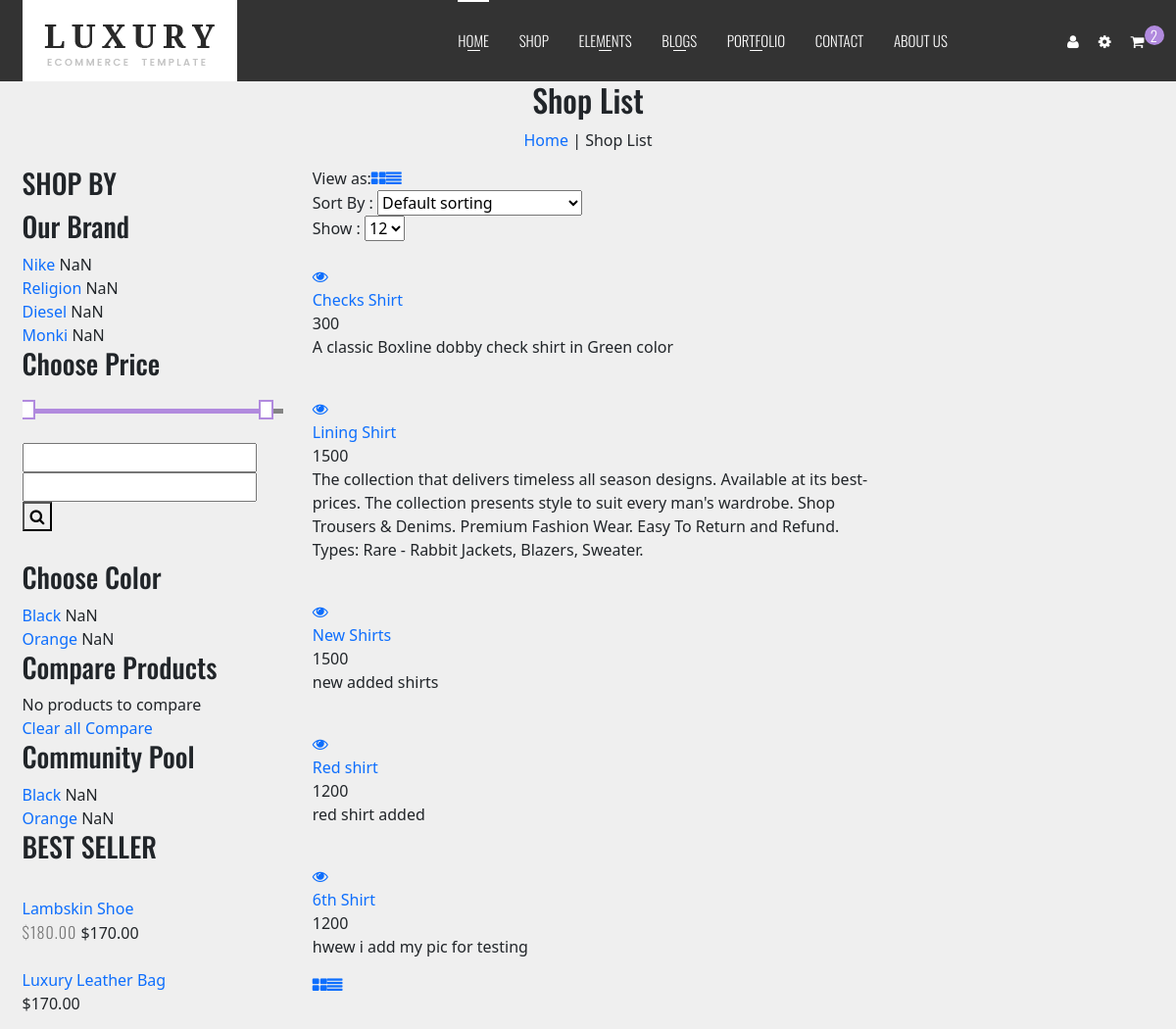
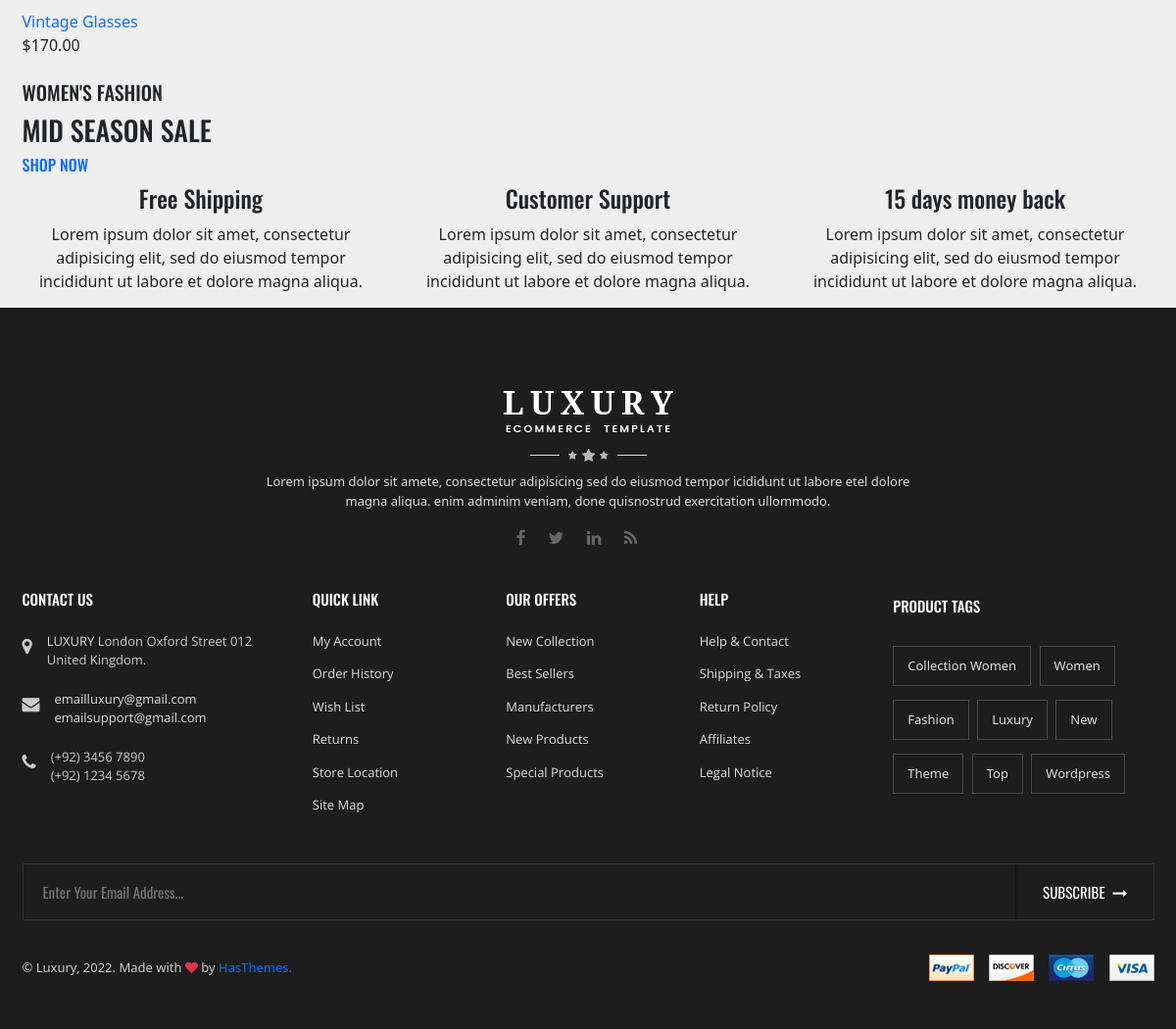
The app's page /shop_list/1/ with its own data (2 pictures, top to bottom).
### client/models.py (models this page shows)
class product(models.Model):
    sub_category_id = models.ForeignKey(
        sub_category, on_delete=models.CASCADE, null=True)
    product_name = models.CharField(max_length=250)
    price = models.IntegerField()
    color = models.CharField(max_length=20, choices=color_choice, default='w')
    image = models.FileField()
    description = models.TextField()
    size = models.CharField(max_length=150)

### client/views.py (the view)
# urls.py: path('shop_list/<int:id>/', views.shop_list, name='shop_list'),
def shop_list(request, id):
    get_products = product.objects.filter(sub_category_id=id)
    object_list = product.objects.filter()
    sub_categories = sub_category.objects.filter()
    print(get_products)
    return render(request, 'shop-list.html', {'get_products': get_products, 'object_list': object_list, 'sub_categories': sub_categories})

### template/shop-list.html (shortened to what this page needs)
{% extends 'header.html' %}
{% block content %}
{% load static %}
		<section class="contact-img-area">
            <div class="container">
                <div class="row">
                    <div class="col-md-12 text-center">
                        <div class="con-text">
                            <h2 class="page-title">Shop List</h2>
                            <p><a href="#">Home</a> | Shop List</p>
                        </div>
                    </div>
                </div>
            </div>
        </section>
		<section class="pages products-page section-padding-top">
			<div class="container">
				<div class="row">
				    <div class="col-md-4 col-lg-3 col-sm-12">
                        <div class="all-shop-sidebar">
                            <div class="top-shop-sidebar">
                                <h3 class="wg-title">SHOP BY</h3>
                            </div>
                            <div class="shop-one">
                                <h3 class="wg-title2">Our Brand</h3>
                                <ul class="product-categories">
                                    <li class="cat-item">
                                        <a href="#">Nike</a>
                                        <span class="count">(1)</span>
                                    </li>
                                    <li class="cat-item">
                                        <a href="#">Religion</a>
                                        <span class="count">(1)</span>
                                    </li>
                                    <li class="cat-item-10">
                                        <a href="#">Diesel</a>
                                        <span class="count">(1)</span>
                                    </li>
                                    <li class="cat-item">
                                        <a href="#">Monki</a>
                                        <span class="count">(1)</span>
                                    </li>
                                </ul>
                            </div>
                            <div class="shop-one re-shop-one">
                                <h3 class="wg-title2">Choose Price</h3>
                                <div class="widget shop-filter">
                                    <div class="info_widget">
                                        <div class="price_filter">
                                            <div id="slider-range"></div>
                                            <div id="amount">
                                                <input type="text" name="first_price" class="first_price" />
                                                <input type="text" name="last_price" class="last_price"/>
                                                <button class="button-shop" type="submit"><i class="fa fa-search search-icon"></i></button>
                                            </div>
                                        </div>
                                    </div>
                                </div>
                            </div>
                            <div class="shop-one re-shop-one">
                                <h3 class="wg-title2">Choose Color</h3>
                                <ul class="product-categories">
                                    <li class="cat-item cat-item-11">
                                        <a href="#">Black</a>
                                        <span class="count">(1)</span>
                                    </li>
                                    <li class="cat-item cat-item-8">
                                        <a href="#">Orange</a>
                                        <span class="count">(1)</span>
                                    </li>
                                </ul>
                            </div>
                            <div class="top-shop-sidebar sim">
                                <h3 class="wg-title">Compare Products</h3>
                                <ul class="products-list">
                                    <li class="cat-item cat-item-11">No products to compare</li>
                                </ul>
                                <a class="clear-all" href="#">Clear all</a>
                                <a class="blog8" href="#">Compare</a>
                            </div>
                            <div class="top-shop-sidebar sim2">
                                <h3 class="wg-title">Community Pool</h3>
                            </div>
                            <div class="shop-one">
                                <ul class="product-categories">
                                    <li class="cat-item cat-item-11">
                                        <a href="#">Black</a>
                                        <span class="count">(1)</span>
                                    </li>
                                    <li class="cat-item cat-item-8">
                                        <a href="#">Orange</a>
                                        <span class="count">(1)</span>
                                    </li>
                                </ul>
                            </div>
                            <div class="top-shop-sidebar an-shop">
                                <h3 class="wg-title">BEST SELLER</h3>
                                <ul>
                                   <li class="b-none">
                                        <div class="tb-recent-thumbb">
                                        </div>
                                        <div class="tb-recentb">
                                            <div class="tb-beg">
                                                <a href="#">Lambskin Shoe</a>
                                            </div>
                                            <div class="tb-product-price font-noraure-3">
                                                <span class="amount">$180.00</span>
                                                <span class="amount2 ana">$170.00</span>
                                            </div>
                                        </div>
                                    </li>
                                   <li class="b-none">
                                        <div class="tb-recent-thumbb">
                                        </div>
                                        <div class="tb-recentb">
                                            <div class="tb-beg">
                                                <a href="#">Luxury Leather Bag</a>
                                            </div>
                                            <div class="tb-product-price font-noraure-3">
                                                <span class="amount2 ana">$170.00</span>
                                            </div>
                                        </div>
                                    </li>
                                   <li class="b-none agn">
                                        <div class="tb-recent-thumbb">
                                        </div>
                                        <div class="tb-recentb">
                                            <div class="tb-beg">
                                                <a href="#">Vintage Glasses</a>
                                            </div>
                                            <div class="tb-product-price font-noraure-3">
                                                <span class="amount2 ana">$170.00</span>
                                            </div>
                                        </div>
                                    </li>
                               </ul>
                            </div>
                            <div class="ro-info-box-wrap tpl3 st">
                                <div class="tb-image">
                                </div>
                                <div class="tb-content">
                                    <div class="tb-content-inner an-inner">
                                        <h5>WOMEN'S FASHION</h5>
                                        <h3>MID SEASON SALE</h3>
                                        <h6>
                                            <a href="#">SHOP NOW</a>
                                        </h6>
                                    </div>
                                </div>
                            </div>
                        </div>
                    </div>
                    <div class="col-md-8 col-lg-9 col-sm-12">
                        <div class="row">
                            <div class="col-md-12 col-sm-12 col-xs-12">
                                <div class="features-tab">
                                    <div class="shop-all-tab">
                                        <div class="two-part">
                                            <ul class="nav tabs" role="tablist">
                                                <li class="vali">View as:</li>
                                                <li role="presentation"><a href="#home" aria-controls="home" role="tab" data-toggle="tab"><i class="fa fa-th-large"></i></a></li>
                                                <li role="presentation" class="active"><a href="#profile" aria-controls="profile" role="tab" data-toggle="tab"><i class="fa fa-align-justify"></i></a></li>
                                            </ul>
                                        </div>
                                        <div class="re-shop">
                                           <div class="sort-by">
                                                <div class="shop6">
                                                    <label>Sort By :</label>
                                                    <select>
                                                        <option value="">Default sorting</option>
                                                    </select>
                                                </div>
                                            </div>
                                            <div class="shop5">
                                                <label>Show :</label>
                                                <select>
                                                    <option value="">12</option>
                                                </select>
                                            </div>
                                        </div>
                                    </div>
                                    <div class="tab-content">
                                        <div role="tabpanel" class="tab-pane active" id="profile">
                                            <div class="row">
                                                {% for get_product in get_products %}
                                                <div class="li-item">
                                                    <div class="col-md-4 col-sm-4">
                                                        <div class="tb-product-item-inner tb2 pct-last">
                                                            <div class="re-img">
                                                            </div>
                                                            <div class="actions-btn">
                                                                <a data-original-title="Quick View" data-toggle="modal" data-trigger="hover" data-target="#quick-view" data-placement="top" href="#">
                                                                <i class="fa fa-eye"></i>
                                                                </a>
                                                            </div>
                                                        </div>
                                                    </div>
                                                    <div class="col-md-8 col-sm-8">
                                                        <div class="f-fix">
                                                            <div class="tb-beg">
                                                                <a href="{% url 'single_product' get_product.id %}">{{get_product.product_name}}</a>
                                                            </div>
                                                            <div class="tb-product-wrap-price-rating">
                                                                <div class="tb-product-price font-noraure-3">
                                                                    <span class="amount2 ana">{{get_product.price}}</span>
                                                                </div>
                                                            </div>
                                                            <p class="desc">{{get_product.description}}</p>
                                                        </div>
                                                    </div>
                                                </div>
                                                {% endfor %}
                                            </div>
                                        </div>
                                    </div>
                                    <div class="shop-all-tab-nor">
                                        <div class="two-part">
                                            <ul class="nav tabs" role="tablist">
                                                <li role="presentation" class="active"><a href="#home" aria-controls="home" role="tab" data-toggle="tab"><i class="fa fa-th-large"></i></a></li>
                                                <li role="presentation"><a href="#profile" aria-controls="profile" role="tab" data-toggle="tab"><i class="fa fa-align-justify"></i></a></li>
                                            </ul>
                                        </div>
                                    </div>
                                </div>
                            </div>
                        </div>
                    </div>
				</div>
			</div>
		</section>
       <section class="re-section-padding">
			<div class="service section-padding">
				<div class="container">
					<div class="row text-center">
						<div class="col-xs-12 col-sm-4">
							<div class="single-service">
								<h4>Free Shipping</h4>
								<p>Lorem ipsum dolor sit amet, consectetur adipisicing elit, sed do eiusmod tempor incididunt ut labore et dolore magna aliqua.</p>
							</div>
						</div>
						<div class="col-xs-12 col-sm-4">
							<div class="single-service res-single">
								<h4>Customer Support</h4>
								<p>Lorem ipsum dolor sit amet, consectetur adipisicing elit, sed do eiusmod tempor incididunt ut labore et dolore magna aliqua.</p>
							</div>
						</div>
						<div class="col-xs-12 col-sm-4">
							<div class="single-service">
								<h4>15 days money back</h4>
								<p>Lorem ipsum dolor sit amet, consectetur adipisicing elit, sed do eiusmod tempor incididunt ut labore et dolore magna aliqua.</p>
							</div>
						</div>
					</div>
				</div>
			</div>
       </section>
        {% endblock %}

### records on screen
product: product_name "Checks Shirt", price "300", description "A classic Boxline dobby check shirt in Green color"
product: product_name "Lining Shirt", price "1500", description "The collection that delivers timeless all season designs. Available at its best-prices. The collection presents style to suit every man's wardrobe. Shop Trousers & Denims. Premium Fashion Wear. Easy To Return and Refund. Types: Rare - Rabbit Jackets, Blazers, Sweater."
product: product_name "New Shirts", price "1500", description "new added shirts"
product: product_name "Red shirt", price "1200", description "red shirt added"
product: product_name "6th Shirt", price "1200", description "hwew i add my pic for testing"
